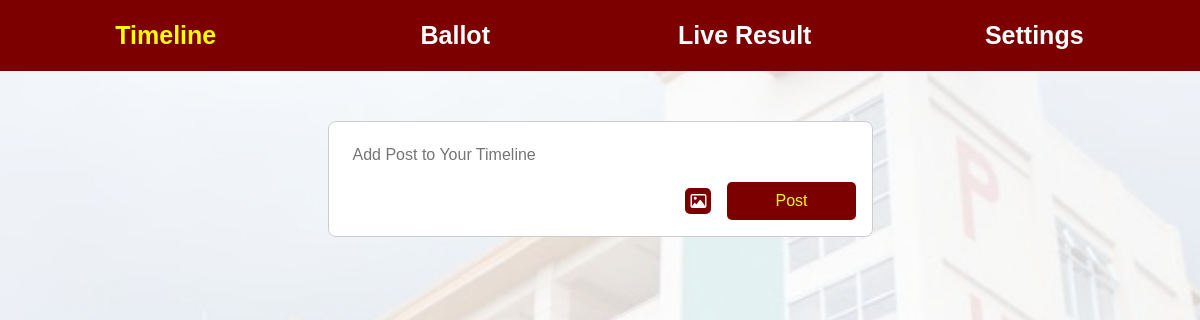
Before: / (signed in) with the older database file.
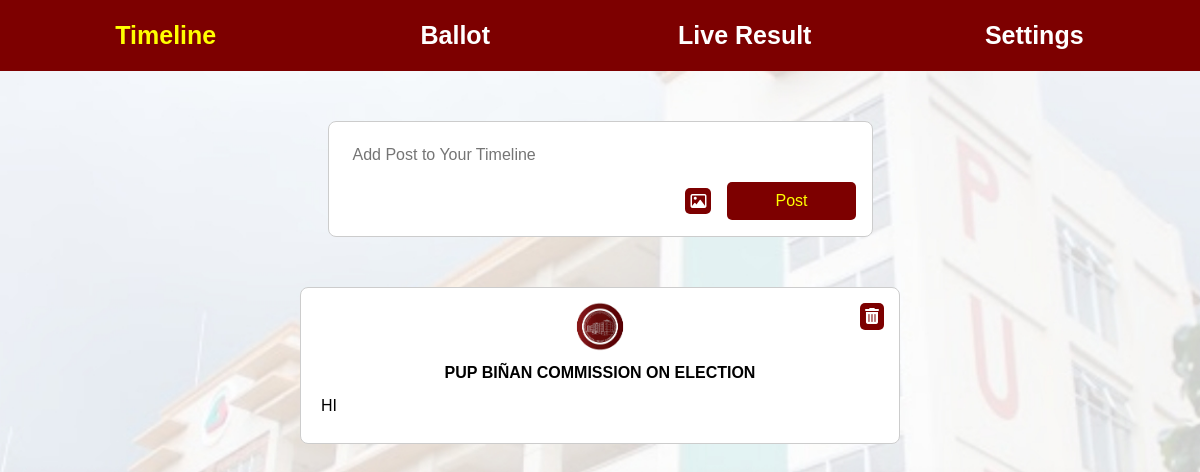
After: the same page with the newer database file.
### website/models.py (models this page shows)
class Post(db.Model):
    id = db.Column(db.Integer, primary_key=True)
    text = db.Column(db.Text)
    imageDir = db.Column(db.String(200))
    imageSrc = db.Column(db.String(200))
    userId = db.Column(db.String(15), db.ForeignKey('user.userId'), nullable=False)
    userName = db.Column(db.String(200), nullable=False)
    userRole = db.Column(db.String(100), nullable=False)

### website/views.py (the view, shortened to what this page needs)
@views.route('/', methods=['GET', 'POST'])
@login_required
def home():
    posts = rules.getSortedPostsByUserRole()
    if current_user.userType == "Admin":
        return render_template("timeline-admin.html", posts=posts, user=current_user)
    elif rules.isCandidate():
        return render_template("timeline-candidate.html", posts=posts, user=current_user)
    else:
        return render_template("timeline-student.html", posts=posts, user=current_user)

### website/__init__.py (called while the page is built)
def create_app():
    app = Flask(__name__)
    app.config['SECRET_KEY'] = 'secret'
    app.config['SQLALCHEMY_DATABASE_URI'] = f"sqlite:///{DB_NAME}"
    db.init_app(app)
    socketio.init_app(app)
    from .views import views
    from .auth import auth
    app.register_blueprint(views, url_prefix='/')
    app.register_blueprint(auth, url_prefix='/')
    from . import models
    create_database(app)
    login_manager = LoginManager()
    login_manager.login_view = 'auth.login'
    login_manager.init_app(app)
    @login_manager.user_loader
    def load_user(userId):
        return models.User.query.get(userId)
    return app

### website/rules.py (called while the page is built)
def getSortedPostsByUserRole():
    order = ["Admin", "President", "Executive Vice President", "Executive Board Secretary", "Vice President for Finance",
             "Vice President for Academic Affairs", "Vice President for Internal Affairs", "Vice President for External Affairs",
             "Vice President for Public Relations", "Vice President for Research and Development", "First Year Representative",
             "Second Year Representative", "Third Year Representative", "Fourth Year Representative"]
    posts = models.Post.query.all()
    sortedPosts = sorted(posts, key=lambda x: order.index(x.userRole))
    return sortedPosts

### website/templates/timeline-admin.html (shortened to what this page needs)
<!DOCTYPE html>
<html lang="en">
  <head>
    <link
      rel="stylesheet"
      href="https://cdnjs.cloudflare.com/ajax/libs/font-awesome/6.0.0-beta3/css/all.min.css"
    />
    <link rel="stylesheet" href="../static/styles/style.css" />
    <link rel="stylesheet" href="../static/styles/timeline.css" />
  </head>
  <body>
    <header>
      <nav>
        <ul>
          <li><a class="current-page" href="/">Timeline</a></li>
          <li><a href="/ballot">Ballot</a></li>
          <li><a href="/live-results">Live Result</a></li>
          <li><a href="/settings">Settings</a></li>
        </ul>
      </nav>
    </header>
    <main>
      <div class="add-post-section">
        <form action="/" method="POST" enctype="multipart/form-data">
          <textarea
            name="text"
            class="post-text"
            id="post-text"
            placeholder="Add Post to Your Timeline"
          ></textarea>
          <div class="input-and-post-btn-container">
            <div class="input-file-container">
              <label for="post-image"
                ><i class="post-image-icon fa-regular fa-image"></i
              ></label>
            </div>
            <button class="post-btn" type="submit">Post</button>
          </div>
        </form>
      </div>
      <div class="timeline">
        {% for post in posts %}
        <div class="timeline-item">
          <div class="center">
            <img
              class="post-csc-logo"
              src="../static/images/CSC_LOGO.png"
              alt="icon"
            />
            {% if post.userRole == "Admin" %}
            <p class="display-post-user-name admin">
              PUP BIÑAN COMMISSION ON ELECTION
            </p>
            {% else %}
            <p class="display-post-user-name">{{post.userName}}</p>
            <p class="display-post-position">Running for {{post.userRole}}</p>
            {% endif %}
          </div>
          {% if post.text %}
          <p class="display-post-text">{{ post.text | trim }}</p>
          {% endif %}
          <div class="options-icon">
            <span class="option"
              ><i class="fas fa-trash-alt" onclick="deletePost({{post.id}})"></i
            ></span>
          </div>
        </div>
        {% endfor %}
      </div>
    </main>
  </body>
</html>

### website/static/styles/style.css (style rules this page uses)
* { box-sizing: border-box; }
body { background-image: url("../images/pup_bg_1.jpg"); background-position: center; background-attachment: fixed; background-size: cover; background-repeat: no-repeat; margin: 0; padding: 0; font-family: Arial, sans-serif; }
header { background-color: #7d0000; color: white; text-align: center; padding: 1px; }
nav { padding: 20px; }
.current-page { color: yellow; }
nav ul { list-style-type: none; margin: 0; padding: 0; display: flex; justify-content: space-between; }
nav li { flex: 1; }
nav a { text-decoration: none; color: white; font-weight: bold; font-size: 25px; }

### website/static/styles/timeline.css (style rules this page uses)
.add-post-section { background-color: #fff; border: 1px solid #ccc; border-radius: 8px; padding: 1rem; display: flex; align-items: center; max-width: 545px; margin: 50px auto; }
form { display: block; width: 100%; overflow: hidden; }
.post-text { display: block; width: 100%; height: auto; max-height: 12rem; padding: 0.5rem 1rem 0 0.5rem; border: none; outline: none; resize: none; overflow-y: hidden; font-family: inherit; font-size: inherit; }
.input-and-post-btn-container { display: flex; gap: 1rem; justify-content: end; align-items: center; }
.input-file-container { display: flex; justify-content: end; align-items: center; gap: 10px; }
.post-image-icon { padding: 5px; background-color: #7d0000; color: white; border-radius: 5px; cursor: pointer; }
.post-btn { display: block; background-color: #7d0000; color: yellow; font-size: 16px; padding: 10px 3rem; border: none; border-radius: 5px; cursor: pointer; }
.timeline { max-width: 600px; margin: 25px auto 50px; }
.timeline-item { background-color: white; border: 1px solid #ccc; border-radius: 8px; padding: 20px; margin-bottom: 20px; position: relative; }
.center { text-align: center; }
.post-csc-logo { width: 280px; border-radius: 50%; margin-top: -60px; margin-bottom: -65px; }
.options-icon { position: absolute; top: 20px; right: 15px; }
.option { margin-left: 10px; padding: 5px; background-color: #7d0000; color: white; border-radius: 5px; cursor: pointer; }
.display-post-user-name { font-weight: bold; margin-top: 1.3rem; margin-bottom: 0.5rem; line-height: 1; }
.display-post-user-name.admin { margin-bottom: 1rem; }
.display-post-text { white-space: pre-wrap; margin: 0.5rem 0; }

Changed rows visible on the page:
added Post: userRole "PUP BIÑAN COMMISSION ON ELECTION", text "HI"
